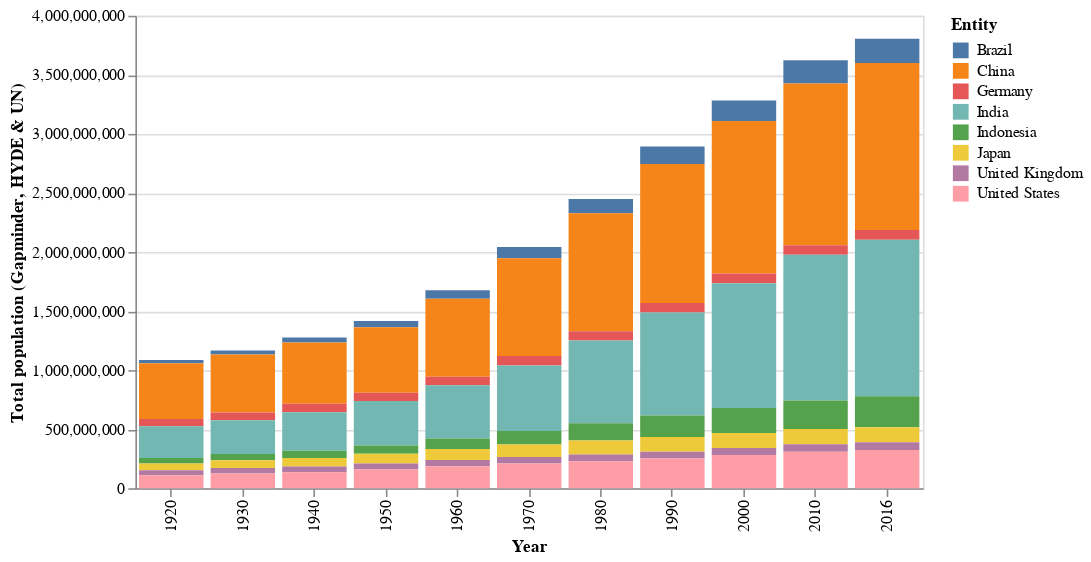

This figure's notebook cell:
### Code cell
#narrows down the data to the year marking the beginning of each decade for the last 100 years
# and filters it down to the world's most populous countries
decade_lst = [1920, 1930, 1940, 1950, 1960, 1970, 1980, 1990, 2000, 2010, 2016] 
countries = ['China','India','United States','United Kingdom','Germany','Japan','Indonesia','Brazil']
by_country = data.loc[data['Year'].isin(decade_lst)].loc[data['Entity'].isin(countries)]
by_country = by_country[['Year','Entity','Total population (Gapminder, HYDE & UN)']]

#creates a stacked bar chart showing the composition of the world population by each country
alt.Chart(by_country).mark_bar().encode(
    x='Year:O',
    y='Total population (Gapminder, HYDE & UN)',
    color='Entity'
).properties(
    width=500, height=300
)

### Figure 1 — Vega-Lite specification as saved in the notebook (floating-point values rounded to 4 significant figures)
{"config": {"view": {"continuousWidth": 300, "continuousHeight": 300}}, "data": {"name": "data-dcbc72a4dcee45eb2248c0f0b67ed129"}, "mark": {"type": "bar"}, "encoding": {"color": {"field": "Entity", "type": "nominal"}, "x": {"field": "Year", "type": "ordinal"}, "y": {"field": "Total population (Gapminder, HYDE & UN)", "type": "quantitative"}}, "height": 300, "width": 500, "$schema": "https://vega.github.io/schema/vega-lite/v5.14.1.json", "datasets": {"data-dcbc72a4dcee45eb2248c0f0b67ed129": [{"Year": 1920, "Entity": "Brazil", "Total population (Gapminder, HYDE & UN)": 27660000.0}, {"Year": 1930, "Entity": "Brazil", "Total population (Gapminder, HYDE & UN)": 33890000.0}, {"Year": 1940, "Entity": "Brazil", "Total population (Gapminder, HYDE & UN)": 41550000.0}, {"Year": 1950, "Entity": "Brazil", "Total population (Gapminder, HYDE & UN)": 53980000.0}, {"Year": 1960, "Entity": "Brazil", "Total population (Gapminder, HYDE & UN)": 72180000.0}, {"Year": 1970, "Entity": "Brazil", "Total population (Gapminder, HYDE & UN)": 95110000.0}, {"Year": 1980, "Entity": "Brazil", "Total population (Gapminder, HYDE & UN)": 120700000.0}, {"Year": 1990, "Entity": "Brazil", "Total population (Gapminder, HYDE & UN)": 149000000.0}, {"Year": 2000, "Entity": "Brazil", "Total population (Gapminder, HYDE & UN)": 174800000.0}, {"Year": 2010, "Entity": "Brazil", "Total population (Gapminder, HYDE & UN)": 195700000.0}, {"Year": 2016, "Entity": "Brazil", "Total population (Gapminder, HYDE & UN)": 206200000.0}, {"Year": 1920, "Entity": "China", "Total population (Gapminder, HYDE & UN)": 471500000.0}, {"Year": 1930, "Entity": "China", "Total population (Gapminder, HYDE & UN)": 490300000.0}, {"Year": 1940, "Entity": "China", "Total population (Gapminder, HYDE & UN)": 519500000.0}, {"Year": 1950, "Entity": "China", "Total population (Gapminder, HYDE & UN)": 554400000.0}, {"Year": 1960, "Entity": "China", "Total population (Gapminder, HYDE & UN)": 660400000.0}, {"Year": 1970, "Entity": "China", "Total population (Gapminder, HYDE & UN)": 827600000.0}, {"Year": 1980, "Entity": "China", "Total population (Gapminder, HYDE & UN)": 1000000000.0}, {"Year": 1990, "Entity": "China", "Total population (Gapminder, HYDE & UN)": 1177000000.0}, {"Year": 2000, "Entity": "China", "Total population (Gapminder, HYDE & UN)": 1291000000.0}, {"Year": 2010, "Entity": "China", "Total population (Gapminder, HYDE & UN)": 1369000000.0}, {"Year": 2016, "Entity": "China", "Total population (Gapminder, HYDE & UN)": 1414000000.0}, {"Year": 1920, "Entity": "Germany", "Total population (Gapminder, HYDE & UN)": 62440000.0}, {"Year": 1930, "Entity": "Germany", "Total population (Gapminder, HYDE & UN)": 66610000.0}, {"Year": 1940, "Entity": "Germany", "Total population (Gapminder, HYDE & UN)": 71430000.0}, {"Year": 1950, "Entity": "Germany", "Total population (Gapminder, HYDE & UN)": 69970000.0}, {"Year": 1960, "Entity": "Germany", "Total population (Gapminder, HYDE & UN)": 73410000.0}, {"Year": 1970, "Entity": "Germany", "Total population (Gapminder, HYDE & UN)": 78580000.0}, {"Year": 1980, "Entity": "Germany", "Total population (Gapminder, HYDE & UN)": 78280000.0}, {"Year": 1990, "Entity": "Germany", "Total population (Gapminder, HYDE & UN)": 79050000.0}, {"Year": 2000, "Entity": "Germany", "Total population (Gapminder, HYDE & UN)": 81400000.0}, {"Year": 2010, "Entity": "Germany", "Total population (Gapminder, HYDE & UN)": 80830000.0}, {"Year": 2016, "Entity": "Germany", "Total population (Gapminder, HYDE & UN)": 82190000.0}, {"Year": 1920, "Entity": "India", "Total population (Gapminder, HYDE & UN)": 267800000.0}, {"Year": 1930, "Entity": "India", "Total population (Gapminder, HYDE & UN)": 285500000.0}, {"Year": 1940, "Entity": "India", "Total population (Gapminder, HYDE & UN)": 324400000.0}, {"Year": 1950, "Entity": "India", "Total population (Gapminder, HYDE & UN)": 376300000.0}, {"Year": 1960, "Entity": "India", "Total population (Gapminder, HYDE & UN)": 450500000.0}, {"Year": 1970, "Entity": "India", "Total population (Gapminder, HYDE & UN)": 555200000.0}, {"Year": 1980, "Entity": "India", "Total population (Gapminder, HYDE & UN)": 699000000.0}, {"Year": 1990, "Entity": "India", "Total population (Gapminder, HYDE & UN)": 873300000.0}, {"Year": 2000, "Entity": "India", "Total population (Gapminder, HYDE & UN)": 1057000000.0}, {"Year": 2010, "Entity": "India", "Total population (Gapminder, HYDE & UN)": 1234000000.0}, {"Year": 2016, "Entity": "India", "Total population (Gapminder, HYDE & UN)": 1325000000.0}, {"Year": 1920, "Entity": "Indonesia", "Total population (Gapminder, HYDE & UN)": 47290000.0}, {"Year": 1930, "Entity": "Indonesia", "Total population (Gapminder, HYDE & UN)": 53400000.0}, {"Year": 1940, "Entity": "Indonesia", "Total population (Gapminder, HYDE & UN)": 61820000.0}, {"Year": 1950, "Entity": "Indonesia", "Total population (Gapminder, HYDE & UN)": 69540000.0}, {"Year": 1960, "Entity": "Indonesia", "Total population (Gapminder, HYDE & UN)": 87750000.0}, {"Year": 1970, "Entity": "Indonesia", "Total population (Gapminder, HYDE & UN)": 114800000.0}, {"Year": 1980, "Entity": "Indonesia", "Total population (Gapminder, HYDE & UN)": 147400000.0}, {"Year": 1990, "Entity": "Indonesia", "Total population (Gapminder, HYDE & UN)": 181400000.0}, {"Year": 2000, "Entity": "Indonesia", "Total population (Gapminder, HYDE & UN)": 211500000.0}, {"Year": 2010, "Entity": "Indonesia", "Total population (Gapminder, HYDE & UN)": 241800000.0}, {"Year": 2016, "Entity": "Indonesia", "Total population (Gapminder, HYDE & UN)": 261600000.0}, {"Year": 1920, "Entity": "Japan", "Total population (Gapminder, HYDE & UN)": 55950000.0}, {"Year": 1930, "Entity": "Japan", "Total population (Gapminder, HYDE & UN)": 64330000.0}, {"Year": 1940, "Entity": "Japan", "Total population (Gapminder, HYDE & UN)": 73240000.0}, {"Year": 1950, "Entity": "Japan", "Total population (Gapminder, HYDE & UN)": 82800000.0}, {"Year": 1960, "Entity": "Japan", "Total population (Gapminder, HYDE & UN)": 93670000.0}, {"Year": 1970, "Entity": "Japan", "Total population (Gapminder, HYDE & UN)": 104900000.0}, {"Year": 1980, "Entity": "Japan", "Total population (Gapminder, HYDE & UN)": 117800000.0}, {"Year": 1990, "Entity": "Japan", "Total population (Gapminder, HYDE & UN)": 124500000.0}, {"Year": 2000, "Entity": "Japan", "Total population (Gapminder, HYDE & UN)": 127500000.0}, {"Year": 2010, "Entity": "Japan", "Total population (Gapminder, HYDE & UN)": 128500000.0}, {"Year": 2016, "Entity": "Japan", "Total population (Gapminder, HYDE & UN)": 127800000.0}, {"Year": 1920, "Entity": "United Kingdom", "Total population (Gapminder, HYDE & UN)": 43830000.0}, {"Year": 1930, "Entity": "United Kingdom", "Total population (Gapminder, HYDE & UN)": 45960000.0}, {"Year": 1940, "Entity": "United Kingdom", "Total population (Gapminder, HYDE & UN)": 48240000.0}, {"Year": 1950, "Entity": "United Kingdom", "Total population (Gapminder, HYDE & UN)": 50620000.0}, {"Year": 1960, "Entity": "United Kingdom", "Total population (Gapminder, HYDE & UN)": 52370000.0}, {"Year": 1970, "Entity": "United Kingdom", "Total population (Gapminder, HYDE & UN)": 55570000.0}, {"Year": 1980, "Entity": "United Kingdom", "Total population (Gapminder, HYDE & UN)": 56210000.0}, {"Year": 1990, "Entity": "United Kingdom", "Total population (Gapminder, HYDE & UN)": 57130000.0}, {"Year": 2000, "Entity": "United Kingdom", "Total population (Gapminder, HYDE & UN)": 58920000.0}, {"Year": 2010, "Entity": "United Kingdom", "Total population (Gapminder, HYDE & UN)": 63460000.0}, {"Year": 2016, "Entity": "United Kingdom", "Total population (Gapminder, HYDE & UN)": 66300000.0}, {"Year": 1920, "Entity": "United States", "Total population (Gapminder, HYDE & UN)": 109100000.0}, {"Year": 1930, "Entity": "United States", "Total population (Gapminder, HYDE & UN)": 125800000.0}, {"Year": 1940, "Entity": "United States", "Total population (Gapminder, HYDE & UN)": 135200000.0}, {"Year": 1950, "Entity": "United States", "Total population (Gapminder, HYDE & UN)": 158800000.0}, {"Year": 1960, "Entity": "United States", "Total population (Gapminder, HYDE & UN)": 186700000.0}, {"Year": 1970, "Entity": "United States", "Total population (Gapminder, HYDE & UN)": 209500000.0}, {"Year": 1980, "Entity": "United States", "Total population (Gapminder, HYDE & UN)": 229500000.0}, {"Year": 1990, "Entity": "United States", "Total population (Gapminder, HYDE & UN)": 252100000.0}, {"Year": 2000, "Entity": "United States", "Total population (Gapminder, HYDE & UN)": 281700000.0}, {"Year": 2010, "Entity": "United States", "Total population (Gapminder, HYDE & UN)": 309000000.0}, {"Year": 2016, "Entity": "United States", "Total population (Gapminder, HYDE & UN)": 323000000.0}]}}
